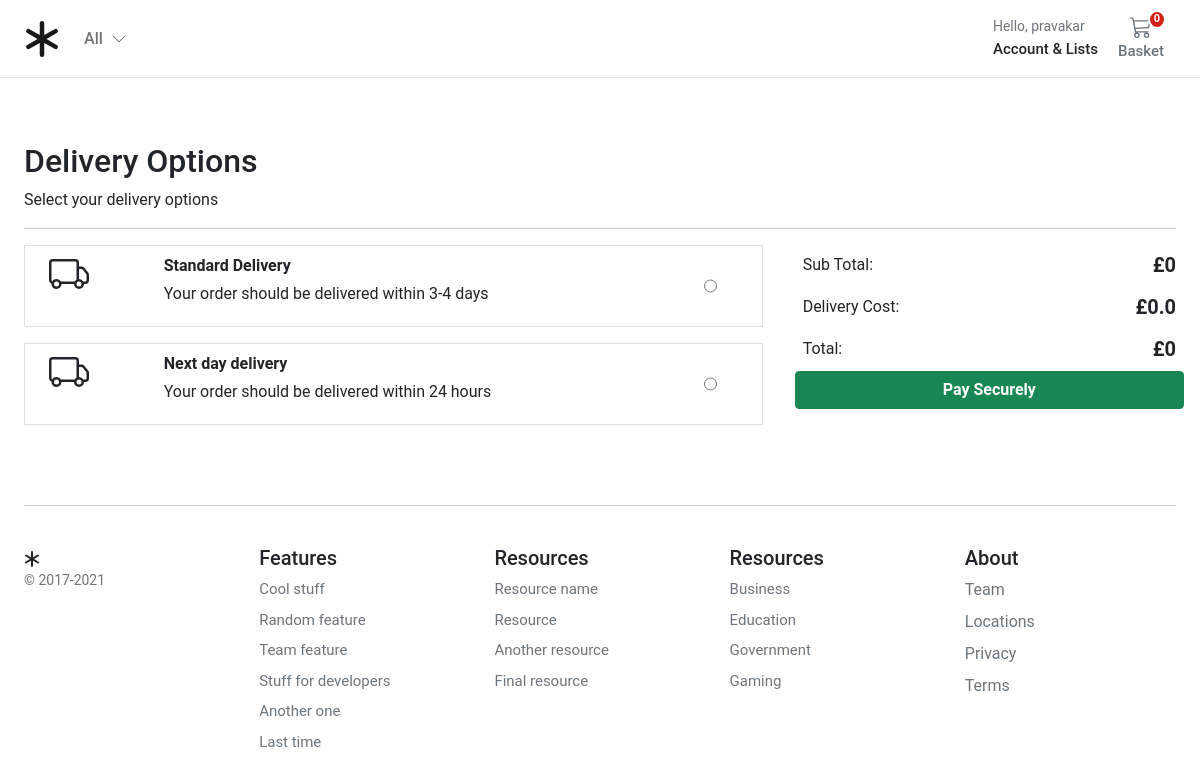
Screenshot of /checkout/deliverychoices (signed in) with the database file from the repository.
### account/models.py (models this page shows, shortened)
class Customer(AbstractBaseUser, PermissionsMixin):
    email = models.EmailField(_('email address'), unique=True)
    name = models.CharField(max_length=150)
    mobile = models.CharField(max_length=20, blank=True)
    is_active = models.BooleanField(default=False)
    is_staff = models.BooleanField(default=False)
    created = models.DateTimeField(auto_now_add=True)
    updated = models.DateTimeField(auto_now=True)
    objects = CustomAccountManager()
    USERNAME_FIELD = 'email'
    REQUIRED_FIELDS = ['name']
    class Meta:
        verbose_name = "Accounts"
        verbose_name_plural = "Accounts"

### checkout/models.py (models this page shows, shortened)
class DeliveryOptions(models.Model):
    DELIVERY_CHOICES = [
        ("IS", "In Store"),
        ("HD", "Home Delivery"),
        ("DD", "Digital Delivery"),
    ]
    delivery_name = models.CharField(
        verbose_name=_("delivery_name"),
        help_text=_("Required"),
        max_length=255,
    )
    delivery_price = models.DecimalField(
        verbose_name=_("delivery price"),
        help_text=_("Maximum 999.99"),
        error_messages={
            "name": {
                "max_length": _("The price must be between 0 and 999.99."),
            },
        },
        max_digits=5,
        decimal_places=2,
    )
    delivery_method = models.CharField(
        choices=DELIVERY_CHOICES,
        verbose_name=_("delivery_method"),
        help_text=_("Required"),
        max_length=255,
    )
    delivery_timeframe = models.CharField(
        verbose_name=_("delivery timeframe"),
        help_text=_("Required"),
        max_length=255,
    )
    delivery_window = models.CharField(
        verbose_name=_("delivery window"),
        help_text=_("Required"),
        max_length=255,
    )
    order = models.IntegerField(verbose_name=_("list order"), help_text=_("Required"), default=0)
    is_active = models.BooleanField(default=True)
    class Meta:
        verbose_name = _("Delivery Option")
        verbose_name_plural = _("Delivery Options")

### checkout/views.py (the view)
# urls.py: path("deliverychoices", views.deliverychoices, name="deliverychoices"),
@login_required
def deliverychoices(request):
    deliveryoptions = DeliveryOptions.objects.filter(is_active=True)
    return render(request, "checkout/delivery_choices.html", {"deliveryoptions": deliveryoptions})

### basket/basket.py (called while the page is built)
    def __len__(self):
        return sum(item["qty"] for item in self.basket.values())

    def get_subtotal_price(self):
        return sum(Decimal(item["price"]) * item["qty"] for item in self.basket.values())

    def get_delivery_price(self):
        newprice = 0.00
        if "purchase" in self.session:
            newprice = DeliveryOptions.objects.get(id=self.session["purchase"]["delivery_id"]).delivery_price
        return newprice

    def get_total_price(self):
        newprice = 0.00
        subtotal = sum(Decimal(item["price"]) * item["qty"] for item in self.basket.values())
        if "purchase" in self.session:
            newprice = DeliveryOptions.objects.get(id=self.session["purchase"]["delivery_id"]).delivery_price
        total = subtotal + Decimal(newprice)
        return total

### basket/context_processors.py (called while the page is built)
def basket(request):
    return {'basket': Basket(request)}

### store/context_processors.py (called while the page is built)
def categories(request):
    return {"categories": Category.objects.filter(level=0)}

### store/models.py (called while the page is built)
    def get_absolute_url(self):
        return reverse("store:category_list", args=[self.slug])

### templates/checkout/delivery_choices.html (shortened to what this page needs)
{% extends "../base.html" %}
{% load static %}
{% block content %}
<div class="container">
  <div class="col-12">
    <h1 class="h2">Delivery Options</h1>
  </div>
  <div class="col-12">
    <p>Select your delivery options</p>
  </div>
  <hr />
</div>
<div class="container">
  <div class="row g-3">
    {% if deliveryoptions|length == 0 %}
    <div class="col-12">There are no delivery options <a href="{% url 'store:store_home' %}">Shop</a></div>
    {% else %}
    <div class="col-md-4 col-lg-4 order-md-last p-0 order-3">
      <div class="d-flex bd-highlight ms-0">
        <div class="p-2 flex-grow-1 bd-highlight">Sub Total:</div>
        <div class="p-2 bd-highlight"><span class="fw-bold h5">£</span><span id="sub_total"
            class="fw-bold h5">{{basket.get_subtotal_price}}</span></div>
      </div>
      <div class="d-flex bd-highlight">
        <div class="p-2 flex-grow-1 bd-highlight">Delivery Cost:</div>
        <div class="p-2 bd-highlight"><span class="fw-bold h5">£</span><span id="delivery_price"
            class="fw-bold h5">{{basket.get_delivery_price}}</span></div>
      </div>
      <div class="d-flex bd-highlight">
        <div class="p-2 flex-grow-1 bd-highlight">Total:</div>
        <div class="p-2 bd-highlight"><span class="fw-bold h5">£</span><span id="total"
            class="fw-bold h5">{{basket.get_total_price}}</span></div>
      </div>
      <a role="button" href="{% url "checkout:delivery_address" %}" class="btn btn-success fw-bold w-100"
        type="button">Pay Securely</a>
    </div>
    <div class="col-md-7 col-lg-8">
      {% for option in deliveryoptions %}
      <div class="card mb-3 border-1 rounded-0 product-item me-md-4" data-index="{{option.id}}">
        <div class="row g-0">
          <div class="col-md-2 ps-3 ps-md-4">
          </div>
          <div class="col-md-9 ps-md-1">
            <div class="card-body p-1">
              <p class="card-text ps-2 mb-1 pt-1 fw-bold">{{option.delivery_name}}</p>
              <p class="card-text ps-2 pb-3">Your order should be delivered within {{option.delivery_timeframe}}</p>
            </div>
          </div>
          <div class="col-md-1 ps-md-1">
            <input class="align-middle h-100" type="radio" name="deliveryOption" id="{{option.id}}"
              value="{{option.id}}">
          </div>
        </div>
      </div>
      {% endfor %}
    </div>
    {% endif %}
  </div>
</div>
{% endblock %}

### templates/base.html (shortened to what this page needs)
{% load static %}
<!DOCTYPE html>
<html>
<head>
  <link href="https://cdn.jsdelivr.net/npm/bootstrap@5.0.0-beta1/dist/css/bootstrap.min.css" rel="stylesheet"
>
  <link rel="stylesheet" href="{% static 'core/css/base.css' %}">
  <link rel="stylesheet" href="{% block stylesheet %}{% endblock %}">
</head>
<body>
  <header class="pb-3">
    <nav class="navbar navbar-expand-md navbar-light bg-white border-bottom">
      <div class="container-fluid px-md-4">
        <div class="d-flex w-100 navbar-collapse">
          <a class="navbar-brand d-flex-inline" href="/">
          </a>
          <ul class="navbar-nav me-auto mb-2 mb-md-0">
            <li class="nav-item dropdown">
              <a class="nav-link dropdown-toggle d-none d-md-block fw500" href="#" id="navbarDropdown" role="button"
                data-bs-toggle="dropdown" aria-expanded="false">
                All
                <i class="ps-1"><svg xmlns="http://www.w3.org/2000/svg" width="16" height="16" fill="currentColor"
                    class="bi bi-chevron-down" viewBox="0 0 16 16">
                    <path fill-rule="evenodd"
                      d="M1.646 4.646a.5.5 0 0 1 .708 0L8 10.293l5.646-5.647a.5.5 0 0 1 .708.708l-6 6a.5.5 0 0 1-.708 0l-6-6a.5.5 0 0 1 0-.708z" />
                  </svg></i>
              </a>
            </li>
          </ul>
          <div>
            <div class="collapse navbar-collapse" id="navbarSupportedContent2">
              <ul class="navbar-nav me-auto mb-2 mb-lg-0">
                <li class="nav-item dropdown">
                  <a class="nav-link dropdown-toggle text-reset" href="#" id="navbarDropdown" role="button"
                    data-bs-toggle="dropdown" aria-expanded="false">
                    <div class="small text-muted">Hello,
                      {% if user.is_authenticated %}
                        {{ request.user.name }}
                      {% else %}
                      Login
                      {% endif %}
                    </div>
                    <span class="fs15 fw500">Account &amp; Lists
                    </span>
                  </a>
                </li>
              </ul>
            </div>
          </div>
          <a type="button" role="button" href="{% url "basket:basket_summary" %}"
            class="btn btn-outline-secondary border-0 basket-btn">
            {% with total_qty=basket|length %}
            <div id="basket-qty" class="basket-qty">
              {% if total_qty > 0 %}
              {{ total_qty }}
              {% else %}
              0
              {% endif %}
            </div>
            {% endwith %}
            <div>
            </div>
            <span class="fs15 fw500">Basket</span>
          </a>
        </div>
      </div>
    </nav>
  </header>
  <main class="pt-5">
    <div id="content">{% block content %} {% endblock %}</div>
  </main>
  <footer class="container py-5 footer">
    <hr>
    <div class="row pt-4">
      <div class="col-12 col-md">
        <small class="d-block mb-3 text-muted">&copy; 2017-2021</small>
      </div>
      <div class="col-6 col-md fs15">
        <h5>Features</h5>
        <ul class="list-unstyled">
          <li><a class="link-secondary text-decoration-none" href="#">Cool stuff</a></li>
          <li><a class="link-secondary text-decoration-none" href="#">Random feature</a></li>
          <li><a class="link-secondary text-decoration-none" href="#">Team feature</a></li>
          <li><a class="link-secondary text-decoration-none" href="#">Stuff for developers</a></li>
          <li><a class="link-secondary text-decoration-none" href="#">Another one</a></li>
          <li><a class="link-secondary text-decoration-none" href="#">Last time</a></li>
        </ul>
      </div>
      <div class="col-6 col-md fs15">
        <h5>Resources</h5>
        <ul class="list-unstyled">
          <li><a class="link-secondary text-decoration-none" href="#">Resource name</a></li>
          <li><a class="link-secondary text-decoration-none" href="#">Resource</a></li>
          <li><a class="link-secondary text-decoration-none" href="#">Another resource</a></li>
          <li><a class="link-secondary text-decoration-none" href="#">Final resource</a></li>
        </ul>
      </div>
      <div class="col-6 col-md fs15">
        <h5>Resources</h5>
        <ul class="list-unstyled">
          <li><a class="link-secondary text-decoration-none" href="#">Business</a></li>
          <li><a class="link-secondary text-decoration-none" href="#">Education</a></li>
          <li><a class="link-secondary text-decoration-none" href="#">Government</a></li>
          <li><a class="link-secondary text-decoration-none" href="#">Gaming</a></li>
        </ul>
      </div>
      <div class="col-6 col-md">
        <h5>About</h5>
        <ul class="list-unstyled">
          <li><a class="link-secondary text-decoration-none" href="#">Team</a></li>
          <li><a class="link-secondary text-decoration-none" href="#">Locations</a></li>
          <li><a class="link-secondary text-decoration-none" href="#">Privacy</a></li>
          <li><a class="link-secondary text-decoration-none" href="#">Terms</a></li>
        </ul>
      </div>
    </div>
  </footer>
</body>
</html>

### static/core/css/base.css (style rules this page uses)
@media (min-width: 1000px) { .container { max-width: 1000px; } }
@media (max-width: 1200px) { .container { max-width: 100%; padding:0 24px; } }
.dropdown-toggle::after { display: none; }
html, body, p, div { letter-spacing: -0.02px; font-family: 'Roboto', sans-serif; }
.fs15 { font-size: 0.9375rem; }
.fw500 { font-weight: 500; }
.basket-qty { color: #fff; background: #d42114; border: 2px solid #fff; border-radius: 50%; text-align: center; font-size: 11px; height: 15px; width: 14px; position: absolute; box-sizing: content-box; font-weight: 600; display: flex; justify-content: center; align-items: center; top: 1px; right: 10px; }
.basket-btn { position: relative; }
.footer > div > div > ul > li { padding-bottom:8px; }

### rows the page displays
Customer: user.name "pravakar"
DeliveryOptions: delivery_name "Standard Delivery", delivery_timeframe "3-4 days"
DeliveryOptions: delivery_name "Next day delivery", delivery_timeframe "24 hours"

### other values shown
{{ basket.get_subtotal_price }} "0"
{{ basket.get_delivery_price }} "0.0"
{{ basket.get_total_price }} "0"
